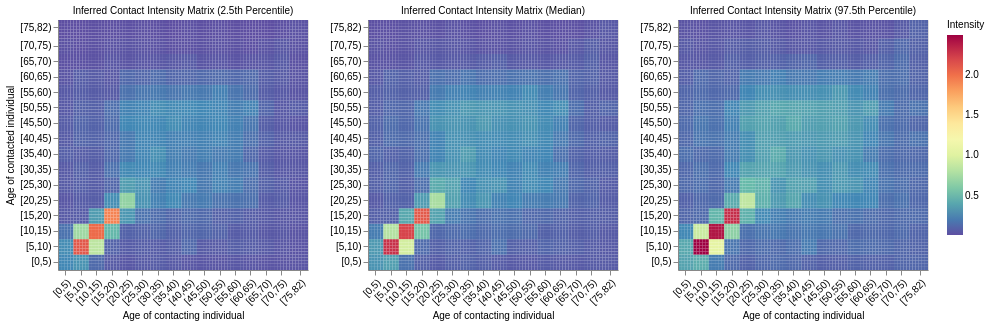

The notebook cell saved with this chart:
### Code cell
# Summarise the posterior contact intensity matrix
summary = summariser.summarise_cint()

# The output is a dictionary with keys 'median', 'lower', 'upper', and alpha
cint_median = summary['median']
cint_lower = summary['lower']
cint_upper = summary['upper']

# Plot the inferred contact intensity matrices
plt_median = plot_mosaic_pixilated(
  cint_median, age_bins, title='Inferred Contact Intensity Matrix (Median)', zlabel='Intensity',
  ylabel=None
)
plt_lower = plot_mosaic_pixilated(
  cint_lower, age_bins, title='Inferred Contact Intensity Matrix (2.5th Percentile)', zlabel='Intensity'
)
plt_upper = plot_mosaic_pixilated(
  cint_upper, age_bins, title='Inferred Contact Intensity Matrix (97.5th Percentile)', zlabel='Intensity',
  ylabel=None
)

alt.hconcat(plt_lower, plt_median, plt_upper)

### Figure 1 — Vega-Lite specification as saved in the notebook (floating-point values rounded to 4 significant figures; data arrays with more than 128 entries replaced by an {"elided": "..."} marker saying what was removed)
{"config": {"view": {"continuousWidth": 300, "continuousHeight": 300}}, "hconcat": [{"data": {"name": "data-dd51021ce1d09c14382bb729a8e27c5d"}, "mark": {"type": "rect"}, "encoding": {"color": {"field": "z", "legend": {"labelFontSize": 10, "labelFontWeight": "normal", "orient": "right", "titleFontSize": 10, "titleFontWeight": "normal"}, "scale": {"reverse": true, "scheme": "spectral"}, "title": "Intensity", "type": "quantitative"}, "x": {"axis": {"grid": false, "labelAngle": -45, "labelExpr": "{'2':'[0,5)', '7':'[5,10)', '12':'[10,15)', '17':'[15,20)', '22':'[20,25)', '27':'[25,30)', '32':'[30,35)', '37':'[35,40)', '42':'[40,45)', '47':'[45,50)', '52':'[50,55)', '57':'[55,60)', '62':'[60,65)', '67':'[65,70)', '72':'[70,75)', '78':'[75,82)'}[datum.value]", "labelFontSize": 10, "labelFontWeight": "normal", "titleFontSize": 10, "titleFontWeight": "normal", "values": [2.0, 7.0, 12.0, 17.0, 22.0, 27.0, 32.0, 37.0, 42.0, 47.0, 52.0, 57.0, 62.0, 67.0, 72.0, 78.0]}, "field": "x", "title": "Age of contacting individual", "type": "ordinal"}, "y": {"axis": {"grid": false, "labelExpr": "{'2':'[0,5)', '7':'[5,10)', '12':'[10,15)', '17':'[15,20)', '22':'[20,25)', '27':'[25,30)', '32':'[30,35)', '37':'[35,40)', '42':'[40,45)', '47':'[45,50)', '52':'[50,55)', '57':'[55,60)', '62':'[60,65)', '67':'[65,70)', '72':'[70,75)', '78':'[75,82)'}[datum.value]", "labelFontSize": 10, "labelFontWeight": "normal", "titleFontSize": 10, "titleFontWeight": "normal", "values": [2.0, 7.0, 12.0, 17.0, 22.0, 27.0, 32.0, 37.0, 42.0, 47.0, 52.0, 57.0, 62.0, 67.0, 72.0, 78.0]}, "field": "y", "scale": {"reverse": true}, "title": "Age of contacted individual", "type": "ordinal"}}, "height": 250, "title": {"text": "Inferred Contact Intensity Matrix (2.5th Percentile)", "anchor": "middle", "fontSize": 10, "fontWeight": "normal"}, "width": 250}, {"data": {"name": "data-72232037a6d1604342722ff9a25f4b56"}, "mark": {"type": "rect"}, "encoding": {"color": {"field": "z", "legend": {"labelFontSize": 10, "labelFontWeight": "normal", "orient": "right", "titleFontSize": 10, "titleFontWeight": "normal"}, "scale": {"reverse": true, "scheme": "spectral"}, "title": "Intensity", "type": "quantitative"}, "x": {"axis": {"grid": false, "labelAngle": -45, "labelExpr": "{'2':'[0,5)', '7':'[5,10)', '12':'[10,15)', '17':'[15,20)', '22':'[20,25)', '27':'[25,30)', '32':'[30,35)', '37':'[35,40)', '42':'[40,45)', '47':'[45,50)', '52':'[50,55)', '57':'[55,60)', '62':'[60,65)', '67':'[65,70)', '72':'[70,75)', '78':'[75,82)'}[datum.value]", "labelFontSize": 10, "labelFontWeight": "normal", "titleFontSize": 10, "titleFontWeight": "normal", "values": [2.0, 7.0, 12.0, 17.0, 22.0, 27.0, 32.0, 37.0, 42.0, 47.0, 52.0, 57.0, 62.0, 67.0, 72.0, 78.0]}, "field": "x", "title": "Age of contacting individual", "type": "ordinal"}, "y": {"axis": {"grid": false, "labelExpr": "{'2':'[0,5)', '7':'[5,10)', '12':'[10,15)', '17':'[15,20)', '22':'[20,25)', '27':'[25,30)', '32':'[30,35)', '37':'[35,40)', '42':'[40,45)', '47':'[45,50)', '52':'[50,55)', '57':'[55,60)', '62':'[60,65)', '67':'[65,70)', '72':'[70,75)', '78':'[75,82)'}[datum.value]", "labelFontSize": 10, "labelFontWeight": "normal", "titleFontSize": 10, "titleFontWeight": "normal", "values": [2.0, 7.0, 12.0, 17.0, 22.0, 27.0, 32.0, 37.0, 42.0, 47.0, 52.0, 57.0, 62.0, 67.0, 72.0, 78.0]}, "field": "y", "scale": {"reverse": true}, "title": null, "type": "ordinal"}}, "height": 250, "title": {"text": "Inferred Contact Intensity Matrix (Median)", "anchor": "middle", "fontSize": 10, "fontWeight": "normal"}, "width": 250}, {"data": {"name": "data-275ce408d8034c7712877afde4879916"}, "mark": {"type": "rect"}, "encoding": {"color": {"field": "z", "legend": {"labelFontSize": 10, "labelFontWeight": "normal", "orient": "right", "titleFontSize": 10, "titleFontWeight": "normal"}, "scale": {"reverse": true, "scheme": "spectral"}, "title": "Intensity", "type": "quantitative"}, "x": {"axis": {"grid": false, "labelAngle": -45, "labelExpr": "{'2':'[0,5)', '7':'[5,10)', '12':'[10,15)', '17':'[15,20)', '22':'[20,25)', '27':'[25,30)', '32':'[30,35)', '37':'[35,40)', '42':'[40,45)', '47':'[45,50)', '52':'[50,55)', '57':'[55,60)', '62':'[60,65)', '67':'[65,70)', '72':'[70,75)', '78':'[75,82)'}[datum.value]", "labelFontSize": 10, "labelFontWeight": "normal", "titleFontSize": 10, "titleFontWeight": "normal", "values": [2.0, 7.0, 12.0, 17.0, 22.0, 27.0, 32.0, 37.0, 42.0, 47.0, 52.0, 57.0, 62.0, 67.0, 72.0, 78.0]}, "field": "x", "title": "Age of contacting individual", "type": "ordinal"}, "y": {"axis": {"grid": false, "labelExpr": "{'2':'[0,5)', '7':'[5,10)', '12':'[10,15)', '17':'[15,20)', '22':'[20,25)', '27':'[25,30)', '32':'[30,35)', '37':'[35,40)', '42':'[40,45)', '47':'[45,50)', '52':'[50,55)', '57':'[55,60)', '62':'[60,65)', '67':'[65,70)', '72':'[70,75)', '78':'[75,82)'}[datum.value]", "labelFontSize": 10, "labelFontWeight": "normal", "titleFontSize": 10, "titleFontWeight": "normal", "values": [2.0, 7.0, 12.0, 17.0, 22.0, 27.0, 32.0, 37.0, 42.0, 47.0, 52.0, 57.0, 62.0, 67.0, 72.0, 78.0]}, "field": "y", "scale": {"reverse": true}, "title": null, "type": "ordinal"}}, "height": 250, "title": {"text": "Inferred Contact Intensity Matrix (97.5th Percentile)", "anchor": "middle", "fontSize": 10, "fontWeight": "normal"}, "width": 250}], "$schema": "https://vega.github.io/schema/vega-lite/v5.20.1.json", "datasets": {"data-dd51021ce1d09c14382bb729a8e27c5d": {"elided": "6561 records"}, "data-72232037a6d1604342722ff9a25f4b56": {"elided": "6561 records"}, "data-275ce408d8034c7712877afde4879916": {"elided": "6561 records"}}}
